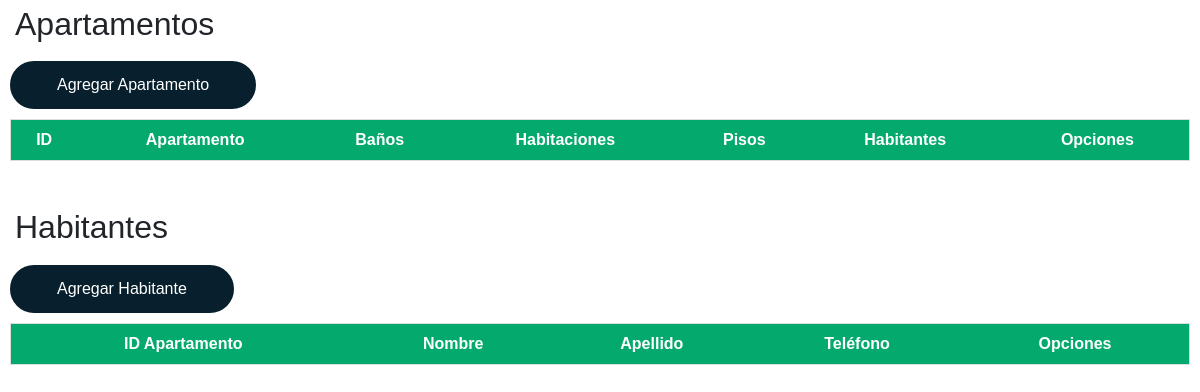
The app's page /CRUD.php, older data.
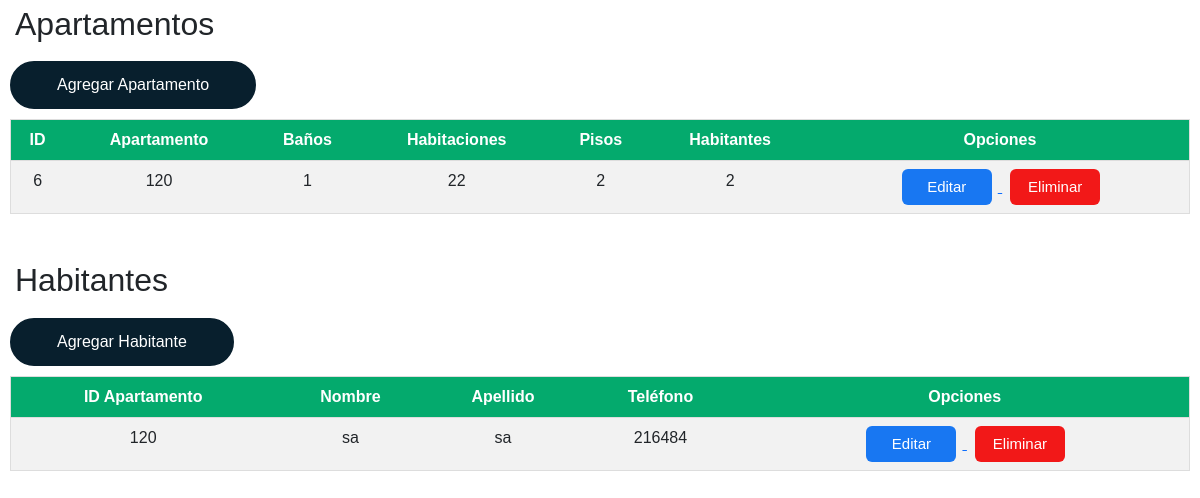
The same page, newer data.
### tables this page shows
CREATE TABLE `apartamento` (
  `id` int(11) NOT NULL,
  `num_pisos` int(11) NOT NULL,
  `num_departamento` int(11) NOT NULL,
  `num_habitaciones` int(11) NOT NULL,
  `num_banos` int(11) NOT NULL,
  `num_personas` int(11) DEFAULT NULL
);

CREATE TABLE `persona` (
  `id` int(11) NOT NULL,
  `nombre` varchar(255) NOT NULL,
  `apellido` varchar(255) NOT NULL,
  `telefono` varchar(20) NOT NULL,
  `id_apartamento` int(11) NOT NULL
);

### Funciones/proceso.php (called while the page is built, shortened)
<?php
class CRUD extends conexion{
public function readapartamento(){
    $pdo = $this->con();
    $consulta = $pdo->query("SELECT * FROM apartamento");
    return $consulta;
}
public function readpersona(){
    $pdo = $this->con();
    $consulta = $pdo->query("SELECT * FROM persona");
    return $consulta;
}
}
?>

### CRUD.php (the view, shortened to what this page needs)
<?php
require("./Funciones/proceso.php");
$conexion = new CRUD();
?>
<!doctype html>
<html lang="en" data-bs-theme="auto">
  <head>
    <link href="./assets/dist/css/bootstrap.min.css" rel="stylesheet">
    <link href="./estilos/dashboard.css" rel="stylesheet">
  </head>
<body>
  <h2>Apartamentos</h2>
    <a href="agragara.php">
      <button  id="btnAP" class="btnAP">Agregar Apartamento</button>
    </a>
    <div class="table">
      <table class="table table-striped ">
        <thead class="head">
          <tr class="tr">
            <th scope="col">ID</th>
            <th scope="col">Apartamento</th>
            <th scope="col">Baños</th>
            <th scope="col">Habitaciones</th>
            <th scope="col">Pisos</th>
            <th scope="col">Habitantes</th>
            <th scope="col">Opciones</th>
          </tr>
        </thead>
        <tbody>
          <?php foreach($conexion -> readapartamento() as $apartamento): ?>
            <tr class="tr">
            <td><?= $apartamento['id'] ?></td>
              <td><?= $apartamento['num_departamento'] ?></td>
              <td><?= $apartamento['num_banos'] ?></td>
              <td><?= $apartamento['num_habitaciones'] ?></td>
              <td><?= $apartamento['num_pisos'] ?></td>
              <td><?= $apartamento['num_personas'] ?></td>
              <td>
                <a href="modificara.php?id=<?php echo $apartamento['id']; ?>">
                  <button id="btnEdi" class="btnEdi">Editar</button>
                </a>
              <a href="elimiapto.php?id=<?php echo $apartamento['id']; ?>">
                  <button id="btnEli" class="btnEli">Eliminar</button>
                </a>
            </tr>
          <?php endforeach; ?>
        </tbody>
      </table>
    </div>
  <h2>Habitantes</h2>
    <a href="Agregarp.php">
      <button id="btnAH" class="btnAP">Agregar Habitante</button>
    </a>
    <div class="table">
      <table class="table table-striped">
        <thead class="head">
          <tr class="tr">
            <th scope="col">ID Apartamento</th>
            <th scope="col">Nombre</th>
            <th scope="col">Apellido</th>
            <th scope="col">Teléfono</th>
            <th scope="col">Opciones</th>
          </tr>
        </thead>
        <tbody>
          <?php foreach($conexion -> readpersona() as $persona): ?>
            <tr class="tr">
              <td><?= $persona['id_apartamento'] ?></td>
              <td><?= $persona['nombre'] ?></td>
              <td><?= $persona['apellido'] ?></td>
              <td><?= $persona['telefono'] ?></td>
              <td>
                <a href="modificarp.php?id=<?php echo $persona['id']; ?>">
                  <button id="btnEdi" class="btnEdi">Editar</button>
                </a>
                <a href="elimiperso.php?id=<?php echo $persona['id']; ?>">
                  <button id="btnEli" class="btnEli">Eliminar</button>
                </a>
              </td>
          </tr>
          <?php endforeach; ?>
        </tbody>
      </table>
    </div>
</body>
</html>

### estilos/dashboard.css (style rules this page uses)
.table { padding: 10px; }
body { font-family: Arial, Helvetica, sans-serif; }
.head { font-family: Arial, Helvetica, sans-serif; border-collapse: collapse; width: 100%; }
.tr, .head { border: 1px solid #ddd; padding: 8px; }
.tr { text-align: center; }
.head { padding-top: 12px; padding-bottom: 12px; text-align: center; background-color: #04AA6D; color: white; }
h2 { padding-left: 15px; padding-top: 5px; padding-bottom: 10px; }
.btnAP { font-family: Arial, Helvetica, sans-serif; margin-left: 10px; background-color: #081f2d; border-radius: 29px; border: 1px solid #081F2D; color: white; padding: 10px 45px; cursor: pointer; transition: 1s; border-width: 2px; }
.btnEdi { background-color: #1877f2; border: none; border-radius: 6px; color: #fff; flex-grow: 1; font-family: SFProText-Regular, Helvetica, Arial, sans-serif; font-size: 15px; height: 36px; line-height: 20px; margin-left: 8px; margin-right: 6px; min-width: 90px; padding: 0 16px 0 16px; transition: 0.3s; cursor: pointer; align-content: center; }
.btnEli { background-color: #f21818; border: none; border-radius: 6px; color: #fff; flex-grow: 1; font-family: SFProText-Regular, Helvetica, Arial, sans-serif; font-size: 15px; height: 36px; line-height: 20px; margin-left: 8px; margin-right: 6px; min-width: 90px; padding: 0 16px 0 16px; transition: 0.3s; cursor: pointer; align-content: center; }

Row changes from the older to the newer data that the page shows:
added apartamento: id "6", num_departamento "120", num_banos "1", num_habitaciones "22", num_pisos "2", num_personas "2"
added persona: id_apartamento "120", nombre "sa", apellido "sa", telefono "216484"
